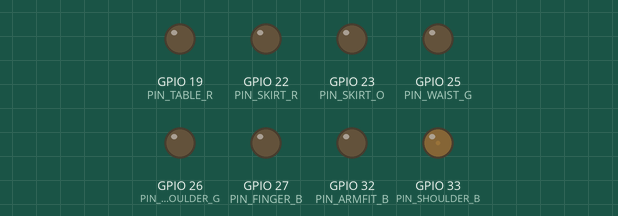
Simulated run of this program. Board: ESP32. On the bench: output pins drawn as LEDs (lit = HIGH).

Above: at 0.05 s.
At 3.15 s:
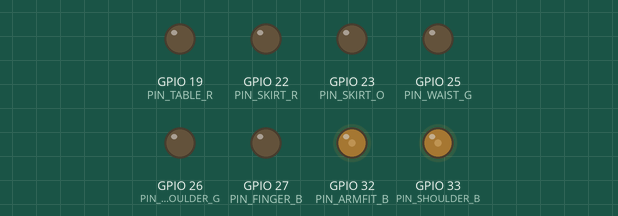
At 6.35 s:
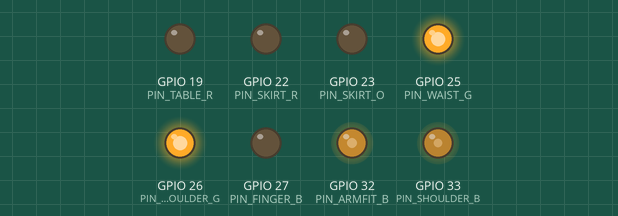
At 12.75 s:
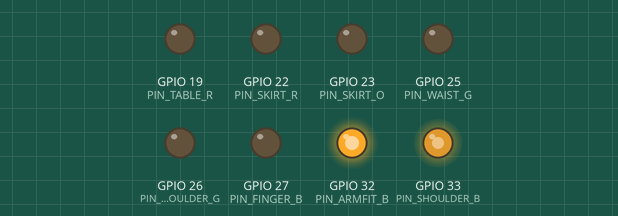
At 19.25 s:
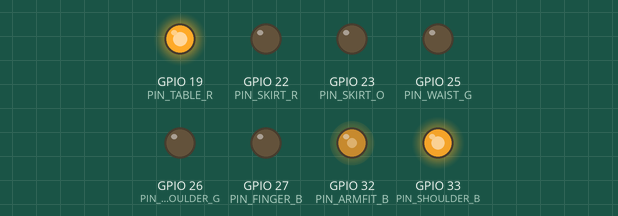
At 25.85 s:
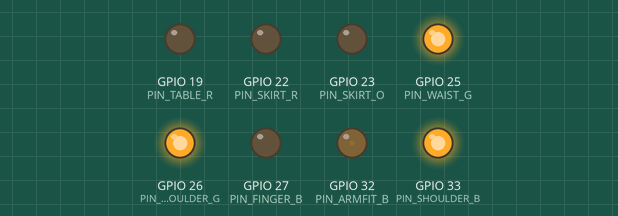
Timing chart, 0 to 33.6 s (numbered marks = the images above):
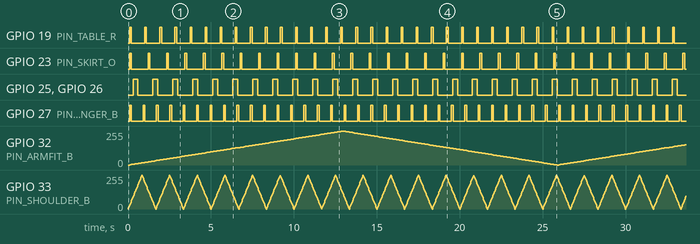

The program:

main.cpp
```cpp
#include <Arduino.h>

#include "soc/soc.h"             // disable brownout problems
#include "soc/rtc_cntl_reg.h"    // disable brownout problems

#include "esp_log.h"

#include <effectPwm.h>
#include <effectDigital.h>

#define MAIN_TAG "Main"

#define PIN_SHOULDER_B 33
#define PIN_ARMFIT_B 32
#define PIN_FINGER_B 27
#define PIN_SHOULDER_G 26
#define PIN_WAIST_G 25
#define PIN_SKIRT_O 23
#define PIN_SKIRT_R 22
#define PIN_SKIRT_B 21
#define PIN_TABLE_R 19
#define PIN_BELLY_O 18

#define CH_SHOULDER_B 0
#define CH_ARMFIT_B 1
// #define CH_FINGER_B 2
#define CH_SHOULDER_G 2
#define CH_WAIST_G 3
#define CH_SKIRT_O 4
// #define CH_SKIRT_R 6
#define CH_SKIRT_B 5
#define CH_TABLE_R 6
#define CH_BELLY_O 7

#define FREQ 5000
#define RESOLUTION 8

#define MIN_BRIGHT 0
#define MAX_BRIGHT 255

#define SETUP_LED(NAME) ledcSetup(CH_ ## NAME, FREQ, RESOLUTION)
#define ATTACH(NAME) ledcAttachPin(PIN_ ## NAME, CH_ ## NAME)
#define OFF(NAME) ledcWrite(CH_ ## NAME, 0)

bool seqFingerB[] = {true, false, false, false, false, false, false, false};
bool seqSoulderG[] = {true, false, false, false};
bool seqSkirtO[] = {true, false, false, false, false, false, false, false, false, false, false};
bool seqTableR[] = {true, false, false, false, false, false, false, false, false};

EffectPwm effectShouldB(PIN_SHOULDER_B, CH_SHOULDER_B);
EffectPwm effectArmFitB(PIN_ARMFIT_B, CH_ARMFIT_B, 100, 2);
EffectDigital effectFingerB(PIN_FINGER_B, seqFingerB, sizeof(seqFingerB), 100);
EffectDigital effectSoulderG(PIN_SHOULDER_G, seqSoulderG, sizeof(seqSoulderG), 300);
EffectDigital effectWaistG(PIN_WAIST_G, seqSoulderG, sizeof(seqSoulderG), 300);
EffectDigital effectSkirtO(PIN_SKIRT_O, seqSkirtO, sizeof(seqSkirtO), 100);
EffectDigital effectTableR(PIN_TABLE_R, seqTableR, sizeof(seqTableR), 100);

void setup() {
  ESP_LOGI(MAIN_TAG, "Setup!");

  pinMode(PIN_SKIRT_R, OUTPUT);
  digitalWrite(PIN_SKIRT_R, LOW);
}

void loop() {
  unsigned long now = millis();

  effectShouldB.loop(now);
  effectArmFitB.loop(now);
  effectFingerB.loop(now);
  effectSoulderG.loop(now);
  effectWaistG.loop(now);
  effectSkirtO.loop(now);
  effectTableR.loop(now);

  // fade(CH_ARMFIT_B, 8, 25);

  // flickr(PIN_FINGER_B, 500, 6);

  // fade(CH_SHOULDER_G, 8, 25);
  // fade(CH_WAIST_G, 8, 25);
  // fade(CH_SKIRT_O, 8, 25);

  // flickr(PIN_SKIRT_R, 500, 5);

  // fade(CH_SKIRT_B, 8, 25);
  // fade(CH_TABLE_R, 8, 25);
  // fade(CH_BELLY_O, 8, 25);

  // delay(10);
}
```

effectDigital.h
```cpp
#pragma once

#include <Arduino.h>

#define LOG_TAG "EFFTECT"

class EffectDigital {
public:
    EffectDigital(uint8_t pn, bool* seq, int cnt, int stDelayMs = 25) :
        pin(pn),
        stepDelayMs(stDelayMs),
        sequence(seq),
        count(cnt),
        index(0),
        lastProcessed(0) {
        pinMode(pin, OUTPUT);
    }

    void loop(unsigned long now) {
        if (now - lastProcessed > stepDelayMs) {
            lastProcessed = now;
            process();
        }
    }

    void process() {
        int light = sequence[index] ? HIGH : LOW;
        digitalWrite(pin, light);
        // ESP_LOGI(LOG_TAG, "%d is %d", pin, light);
        index = (index + 1) % count;
    }

private:
    int pin;
    int stepDelayMs;
    bool* sequence;
    int count;

    int index;

    unsigned long lastProcessed;
};
```

effectPwm.h
```cpp
#pragma once

#include <Arduino.h>

#define LOG_TAG "EFFTECT"

#define EFFECT_PWM_FREQ 5000
#define EFFECT_PWM_RESOLUTION 8

class EffectPwm {
public:
    EffectPwm(uint8_t pin, uint8_t ch, int stDelayMs = 25, int stBright = 8, int minB = 0, int maxB = 255) :
        channel(ch),
        stepBright(stBright),
        stepDelayMs(stDelayMs),
        currentBright(minB),
        minBright(minB),
        maxBright(maxB),
        inc(true),
        lastProcessed(0) {
        ledcSetup(ch, EFFECT_PWM_FREQ, EFFECT_PWM_RESOLUTION);
        ledcAttachPin(pin, ch);
    }

    void loop(unsigned long now) {
        if (now - lastProcessed > stepDelayMs) {
            lastProcessed = now;
            process();
        }
    }

    void process() {
        if (inc) {
            currentBright += stepBright;
        } else {
            currentBright -= stepBright;
        }

        if (currentBright > maxBright) {
            inc = false;
            currentBright = min(currentBright, maxBright);
        }
        if (currentBright < minBright) {
            inc = true;
            currentBright = max(currentBright, minBright);
        }
        ledcWrite(channel, currentBright);
    }

private:
    int channel;
    int stepBright;
    int stepDelayMs;
    int currentBright;
    int minBright, maxBright;
    bool inc;

    unsigned long lastProcessed;
};
```

Measured:
- by itself, GPIO 19 (PIN_TABLE_R): alternates HIGH for 0.10 s and LOW for 0.81 s
- by itself, GPIO 23 (PIN_SKIRT_O): alternates HIGH for 0.10 s and LOW for 1.0 s
- by itself, GPIO 25 (PIN_WAIST_G), GPIO 26 (PIN_SHOULDER_G): alternates HIGH for 0.30 s and LOW for 0.90 s
- by itself, GPIO 27 (PIN_FINGER_B): alternates HIGH for 0.10 s and LOW for 0.71 s
